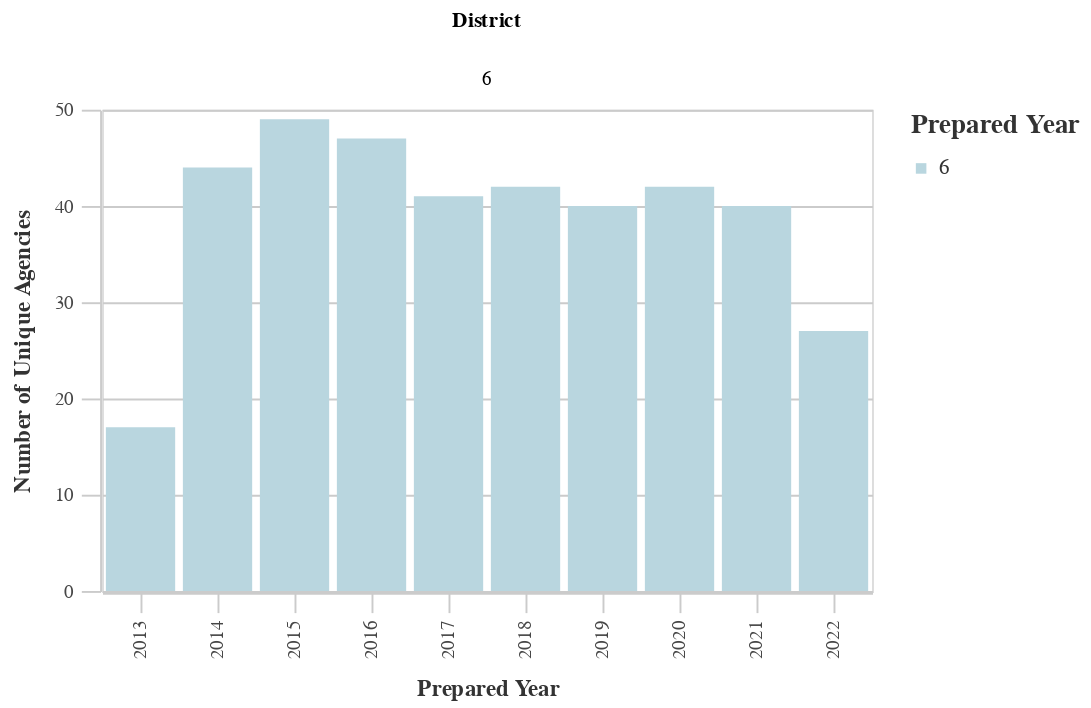

The notebook cell saved with this chart:
### Markdown cell above
### Number of Unique Agencies by District

### Code cell
# Unique Agencies by Dist
dist_years_agency = ((
        df
        >> group_by(_.prepared_y, _.dist)
        >> summarize(n=_.primary_agency_name.nunique())
        >> arrange(-_.prepared_y)
    )
        .rename(columns={'dist':'District', 'n':'Count'})
    )
chart10 = (alt.Chart(dist_years_agency).mark_bar().encode(
        column='District:N',
        x=alt.X('prepared_y:O', title='Prepared Year'),
        y=alt.Y('Count:Q', title='Number of Unique Agencies'),
        color = alt.Color("District:N", 
                              scale=alt.Scale(
                                  range=altair_utils.CALITP_SEQUENTIAL_COLORS),  
                               legend=alt.Legend(title="Prepared Year")
                              )))
                              
chart10 = styleguide.preset_chart_config(chart10)
chart10 = _dla_utils_reports.add_tooltip(chart10, 'prepared_y', 'Count')

display(chart10)

### Figure 1 — Vega-Lite specification as saved in the notebook (floating-point values rounded to 4 significant figures)
{"config": {"view": {"continuousWidth": 400, "continuousHeight": 300}, "axis": {"domainColor": "#cbcbcb", "grid": true, "gridColor": "#cbcbcb", "gridWidth": 1, "labelColor": "#474747", "labelFont": "Nunito Sans", "labelFontSize": 10, "labelPadding": 4, "tickColor": "#cbcbcb", "tickSize": 10, "titleColor": "#333", "titleFont": "Raleway", "titleFontSize": 12, "titlePadding": 10}, "axisBand": {"grid": false}, "background": "white", "font": "Raleway", "header": {"labelFont": "Nunito Sans", "titleFont": "Raleway"}, "legend": {"labelColor": "#333", "labelFont": "Nunito Sans", "labelFontSize": 11, "labelLimit": 0, "padding": 1, "symbolSize": 30, "symbolType": "square", "titleColor": "#333", "titleFont": "Raleway", "titleFontSize": 14, "titlePadding": 10}, "title": {"anchor": "middle", "font": "Raleway", "fontSize": 18, "fontWeight": 300, "offset": 20}}, "data": {"name": "data-6c4e1d71443f79575a066d90d88731aa"}, "mark": "bar", "encoding": {"color": {"field": "District", "legend": {"title": "Prepared Year"}, "scale": {"range": ["#B9D6DF", "#8CBCCB", "#2EA8CE", "#136C97", "#0B405B"]}, "type": "nominal"}, "column": {"field": "District", "type": "nominal"}, "tooltip": [{"field": "prepared_y", "type": "quantitative"}, {"field": "Count", "type": "quantitative"}], "x": {"field": "prepared_y", "title": "Prepared Year", "type": "ordinal"}, "y": {"field": "Count", "title": "Number of Unique Agencies", "type": "quantitative"}}, "height": 250, "width": 400, "$schema": "https://vega.github.io/schema/vega-lite/v4.17.0.json", "datasets": {"data-6c4e1d71443f79575a066d90d88731aa": [{"prepared_y": 2022.0, "District": 6, "Count": 27}, {"prepared_y": 2021.0, "District": 6, "Count": 40}, {"prepared_y": 2020.0, "District": 6, "Count": 42}, {"prepared_y": 2019.0, "District": 6, "Count": 40}, {"prepared_y": 2018.0, "District": 6, "Count": 42}, {"prepared_y": 2017.0, "District": 6, "Count": 41}, {"prepared_y": 2016.0, "District": 6, "Count": 47}, {"prepared_y": 2015.0, "District": 6, "Count": 49}, {"prepared_y": 2014.0, "District": 6, "Count": 44}, {"prepared_y": 2013.0, "District": 6, "Count": 17}]}}
